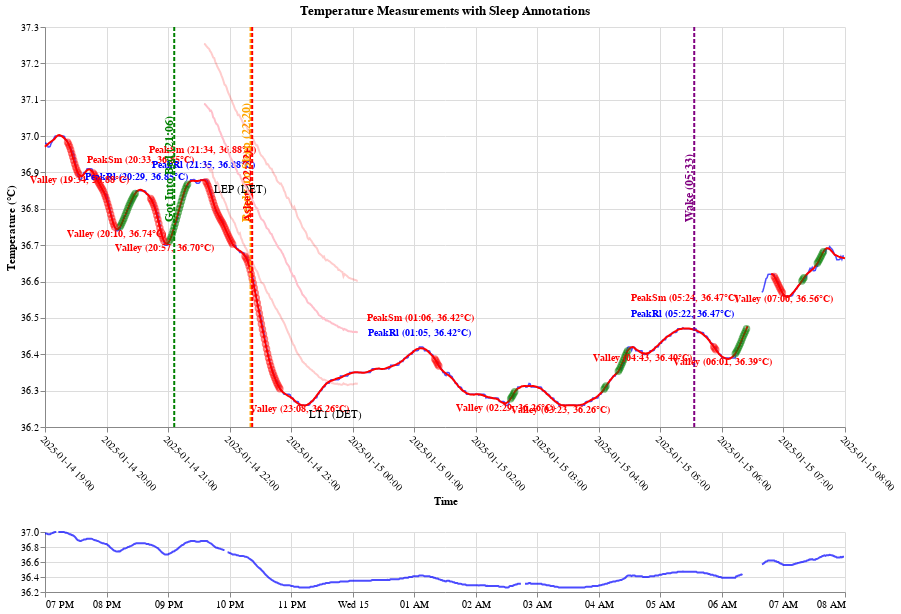

Notebook cell for this chart:
### Code cell
do_it_all('2025-01-14', '19:00:00Z', '08:00:00Z')
